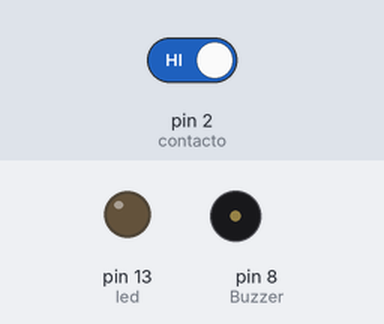
Recording of a sketch running on a simulated Arduino Uno, built with avr-gcc and run on an emulated ATmega328P. Parts: output pins drawn as LEDs (lit = HIGH), buzzer (waves = sounding). Dashed ring = blinking. The inputs (shaded band) are chosen by the test bench; at power-on: pin 2 (contacto) HIGH.

Above: at 1.2 s.
1.3 s: pin 2 (contacto) driven LOW
At 1.5 s:
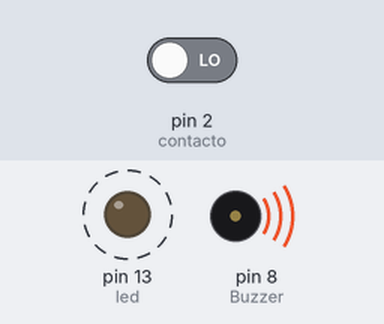
4.3 s: pin 2 (contacto) driven HIGH
At 4.4 s:
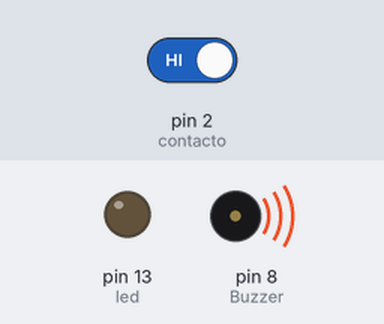
Timing chart, 0 to 7.9 s (numbered marks = the images above; inputs shaded):
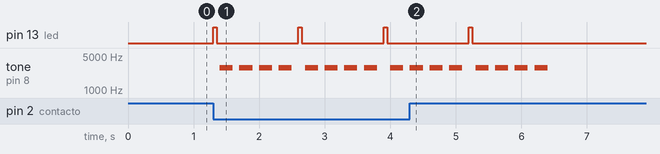

The sketch:

alarma_puerta.ino
```cpp
/*Instituto Tecnologio de Leon
 Ingenieria en Sistemas Computacionales
 Sistemas Programables
 Autor: ANA ESTEFANIA MEJIA ROCHA
 Nombre: Simulacion de una alarma con arduino
 Descripcion: Practica de arduino en donde se implementa el funcionamiento de una alarma
 utilizando un reed switch, un buzzer, un led, iman,resistencias y una placa arduino.
 Cuando el iman se encuentre cerca del reed switch la alarma estara desactivada,
 pero al quitarlo la alarma se activara logrando que parpade un led y que el buzzer suene.
 Ademas se implemento un ahorro de energia en el arudino "poniendolo a dormir", esto utilizando
 una interrupcion.
*/


//Declara las variables que se van a utilizar
int contacto = 2; //declarar variable para el contacto del switch
int led = 13; //declarar el pin para led


void setup() {

  pinMode(contacto, INPUT); //declaramos que la variable contacto aceptará un valor de entrada
  pinMode(led, OUTPUT); //declaramos que la variable led dará un valor de salida
  pinMode(8, OUTPUT);  //Buzzer
}


void loop() {
  if (digitalRead(contacto) == LOW) { //se pregunta si el switch esta activo, si es así ejecuta
    //las siguientes instrucciones


    for (int a = 0; a < 4; a++) {  //se establece un ciclo for para determinar el tiempo que durará la alarma
      //encendida al momento de abrir la puerta

      digitalWrite(led, HIGH);     //para representar la alarma, se encendera el del asignado a la variable "led"
      delay(50);                   //tiempo de espera de encendido del led, es decir parpadea
      digitalWrite(led, LOW);      //deacuerdo al tiempo asignado en el ciclo 5 veces por 50 mls
      delay(50);

       if (led, HIGH) {           //se realiza una pregunta, si el led de alarma se enciende, se enciende el buzzer
      tone(8, 2900, 200);         //coordinando así el led con el buzzer
      delay(300);                 //aquí, se muestra los ciclos que el buzzer hace, es decir, al momento de sonar, este hace
      tone(8, 2900, 200);         //pequeños intermitentes y despues se deactiva para ahorrar energia.
      delay(300);
      tone(8, 2900, 200);
      delay(300);
      tone(8, 2900, 200);
      delay(300);

   }

    }//cierra ciclo for

  }//se cierra If
  else {                          //en caso contrario de que el switch no sea accionado, este simplemente no
    digitalWrite(led, LOW);      //activará la alarma, por lo tanto no encendera el led, ahorrando enrgia.


  }//se cierra else


}//termina programa
```

Measured:
- after the input at 1.3 s, pin 13 (led): alternates HIGH for 0.05 s and LOW for 1.3 s, starting at once; tone on pin 8 (Buzzer): silent → 2900 Hz after 0.10 s, then repeats every 1.3 s: 3 × (silent 0.10 s, 2900 Hz 0.20 s), silent 0.20 s, 2900 Hz 0.20 s
- after the input at 4.3 s, pin 13 (led): goes on until 5.3 s, then stays LOW; tone on pin 8 (Buzzer): goes on until 6.4 s, then stays silent
